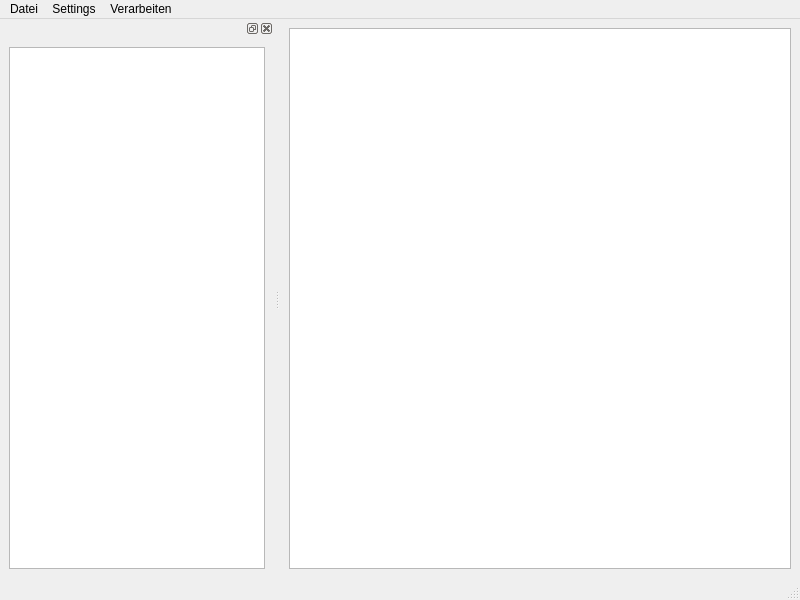
<?xml version="1.0" encoding="UTF-8"?>
<ui version="4.0">
 <class>MainWindow</class>
 <widget class="QMainWindow" name="MainWindow">
  <property name="geometry">
   <rect>
    <x>0</x>
    <y>0</y>
    <width>800</width>
    <height>600</height>
   </rect>
  </property>
  <property name="windowTitle">
   <string>MainWindow</string>
  </property>
  <widget class="QWidget" name="centralwidget">
   <layout class="QVBoxLayout" name="verticalLayout">
    <item>
     <layout class="QVBoxLayout" name="verticalLayout_2">
      <item>
       <widget class="QGraphicsView" name="graphicsView"/>
      </item>
     </layout>
    </item>
   </layout>
  </widget>
  <widget class="QMenuBar" name="menubar">
   <property name="geometry">
    <rect>
     <x>0</x>
     <y>0</y>
     <width>800</width>
     <height>18</height>
    </rect>
   </property>
   <widget class="QMenu" name="menuDatei">
    <property name="title">
     <string>Datei</string>
    </property>
    <addaction name="actionOpen"/>
    <addaction name="actionSave_Contours"/>
    <addaction name="separator"/>
    <addaction name="actionMake_traindata"/>
   </widget>
   <widget class="QMenu" name="menuVerarbeiten">
    <property name="title">
     <string>Verarbeiten</string>
    </property>
    <addaction name="actionStart"/>
    <addaction name="actionStart_Neural_Network_Training"/>
    <addaction name="actionStop_Neural_Network_Training"/>
   </widget>
   <widget class="QMenu" name="menuSettings">
    <property name="title">
     <string>Settings</string>
    </property>
    <addaction name="actionNeural_Network_Settings"/>
   </widget>
   <addaction name="menuDatei"/>
   <addaction name="menuSettings"/>
   <addaction name="menuVerarbeiten"/>
  </widget>
  <widget class="QStatusBar" name="statusbar"/>
  <widget class="QDockWidget" name="dockWidget">
   <attribute name="dockWidgetArea">
    <number>1</number>
   </attribute>
   <widget class="QWidget" name="dockWidgetContents">
    <layout class="QHBoxLayout" name="horizontalLayout_2">
     <item>
      <widget class="QListWidget" name="log_listWidget"/>
     </item>
    </layout>
   </widget>
  </widget>
  <action name="actionOpen">
   <property name="text">
    <string>Open</string>
   </property>
  </action>
  <action name="actionStart">
   <property name="text">
    <string>Start..</string>
   </property>
   <property name="shortcut">
    <string comment="F5">F5</string>
   </property>
  </action>
  <action name="actionSave_Contours">
   <property name="text">
    <string>Save Contours</string>
   </property>
  </action>
  <action name="actionNeural_Network_Settings">
   <property name="text">
    <string>Neural Network Settings</string>
   </property>
  </action>
  <action name="actionStart_Neural_Network_Training">
   <property name="text">
    <string>Start Neural Network Training</string>
   </property>
  </action>
  <action name="actionStop_Neural_Network_Training">
   <property name="text">
    <string>Stop Neural Network Training</string>
   </property>
  </action>
  <action name="actionMake_traindata">
   <property name="text">
    <string>Make traindata</string>
   </property>
  </action>
 </widget>
 <resources/>
 <connections/>
</ui>
